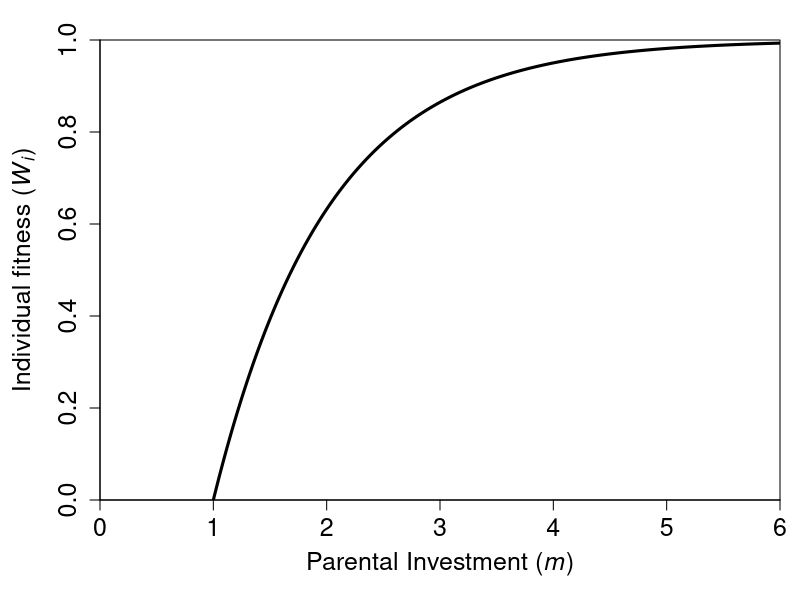
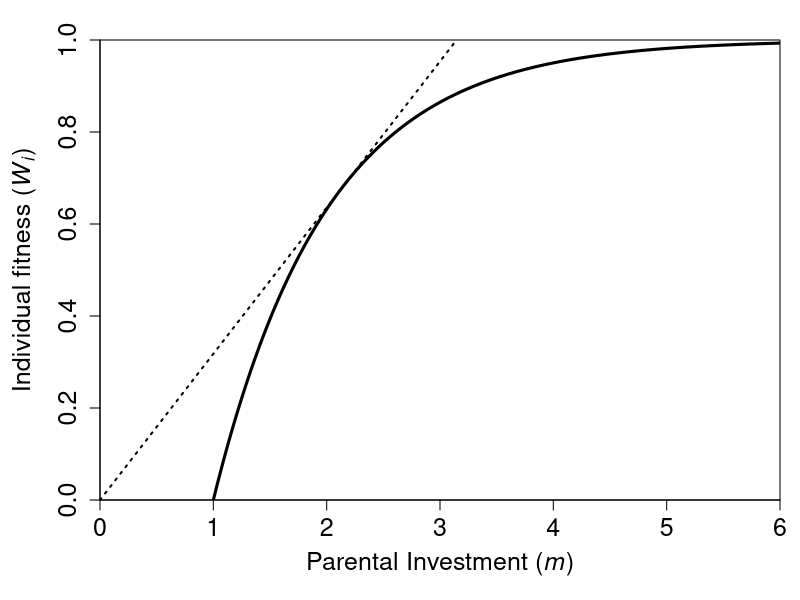
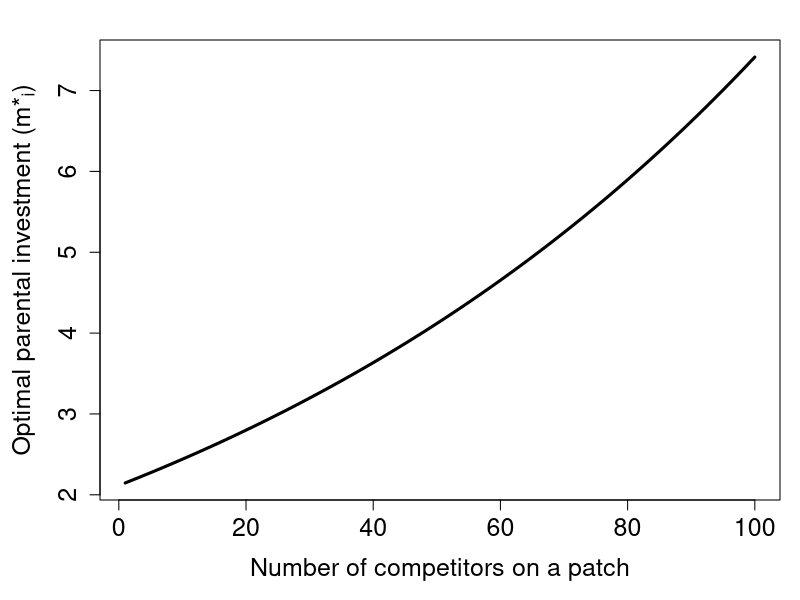
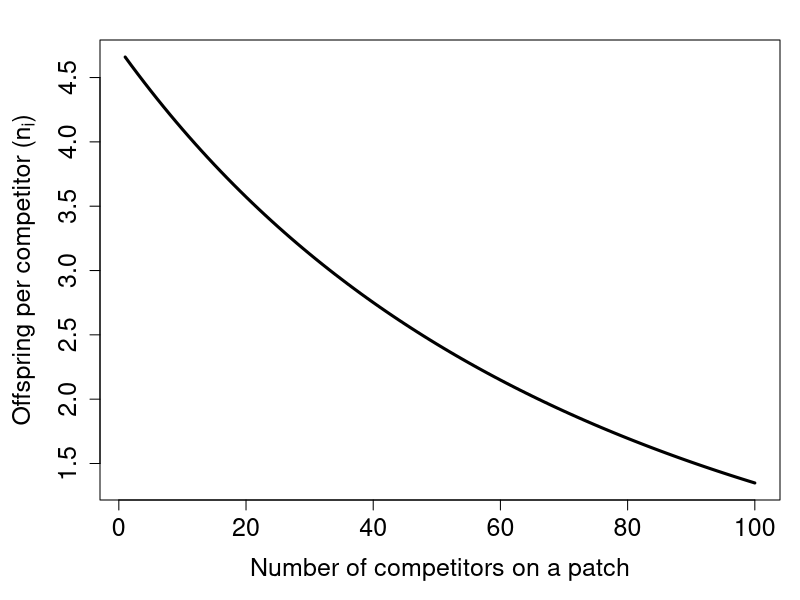
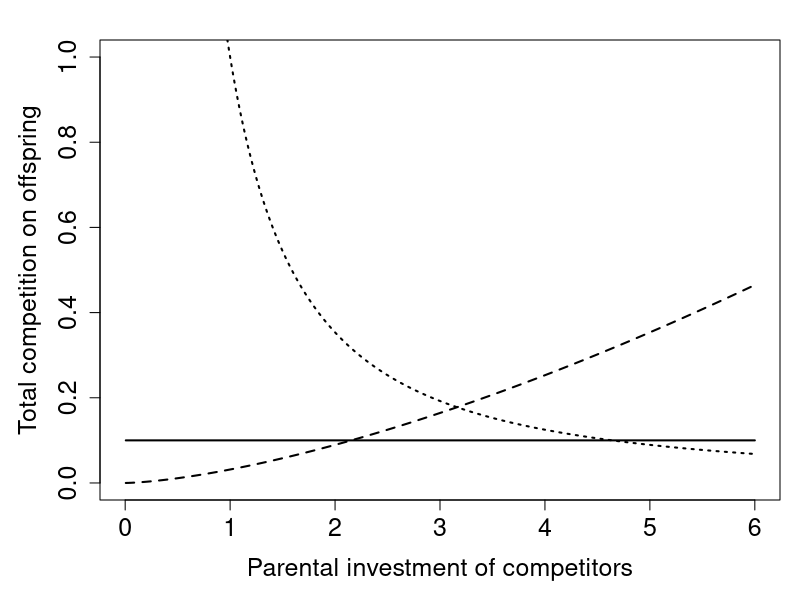

Generate these figures, in order, with R:
## ---- chunk 1
alpha_ij <- function(mi, R) sum(mi/R); # Note: using 'cc' to avoid confusing 'c()'.
W_i      <- function(mi, cc, mmin, mj, R) (1 - exp(-cc*(mi - mmin - alpha_ij(mj,R))));
fWi      <- expression((1-exp(-cc*(mi-mmin-Alpha))),'mi');
dfWi     <- D(fWi, 'mi');
## ---- chunk 2
m_vals <- seq(from = 0, to = 6, length = 1000);
viable <- W_i(c = 1, mi = m_vals, mmin = 1, mj = 1, R = Inf);
par(mar = c(5, 5, 2, 1));
plot(x = m_vals, y = viable, type = "l", lwd = 3, 
     xlab = expression(paste("Parental Investment (",italic(m),")")),
     ylab = expression(paste("Individual fitness (",italic(W[i]),")")),
     cex.lab = 1.5, cex.axis = 1.5, xaxs="i", yaxs="i", ylim = c(0,1));
## ---- chunk 3
dW_i <- function(mi, cc, mmin, mj, R) cc * exp(-cc * (mi - mmin - alpha_ij(mj, R)));
## ---- chunk 4
get_mi <- function(low_guess, high_guess, cc = 1, mmin = 1, mj = 1, R = Inf){
    fm <- function(mi, cc = cc, mmin = mmin, mj = mj, R = R){
        W_val <- W_i(mi = mi, cc = cc, mmin = mmin, mj = mj, R = R);
        W_der <- dW_i(mi = mi, cc = cc, mmin = mmin, mj = mj, R = R);
        return( W_der*(0-mi) + W_val );
    }
    lg  <- fm(mi = low_guess, cc = cc, mmin = mmin, mj = mj, R = R);
    hg  <- fm(mi = high_guess, cc = cc, mmin = mmin, mj = mj, R = R);
    if(lg > 0){
      u <- low_guess;
      l <- high_guess;
    }else{
      u <- high_guess;
      l <- low_guess;
    }
    fml <- fm(mi = l, cc = cc, mmin = mmin, mj = mj, R = R);
    fmu <- fm(mi = u, cc = cc, mmin = mmin, mj = mj, R = R);
    if((fml > 0 & fmu > 0) | (fml < 0 & fmu < 0)){
      return("Value of m is outside the range");
    }else{
      check  <- 1;
      mguess <- 0.5 * (l+u);
      i      <- 0;
      while(abs(check) > 0.000001 & i < 1000000){
          check <- fm(mi = mguess, cc = cc, mmin = mmin, mj = mj, R = R);
          if(check > 0){
            u      <- mguess;
            mguess <- 0.5*(l + mguess); 
          }else{
            l      <- mguess;
            mguess <- 0.5*(u + mguess);
          }
          i <- i+1;
      }
    return(mguess);
  }
} # Running the below returns the estimate
m_star <- get_mi(low_guess = 0, high_guess = 6, cc = 1, mmin = 1, mj = 1, R = Inf);
## ---- chunk 5
m_vals <- seq(from = 0, to = 6, length = 1000);
viable <- W_i(c = 1, mi = m_vals, mmin = 1, mj = 1, R = Inf);
par(mar = c(5, 5, 2, 1));
plot(x = m_vals, y = viable, type = "l", lwd = 3, 
     xlab = expression(paste("Parental Investment (",italic(m),")")),
     ylab = expression(paste("Individual fitness (",italic(W[i]),")")),
     cex.lab = 1.5, cex.axis = 1.5, xaxs="i", yaxs="i", ylim = c(0,1));
slope_mstar <- W_i(mi = m_star, cc = 1, mmin = 1, mj = 1, R = Inf) / m_star;
abline(a = 0, b = slope_mstar, lty = "dotted", lwd = 2);
## ---- chunk 6
m_star_1 <- get_mi(low_guess = 0, high_guess = 6, cc = 1, mmin = 1, mj = 10, R = 100);
## ---- chunk 7
m_star_2 <- get_mi(low_guess = 0, high_guess = 6, cc = 1, mmin = 1, mj = c(10, 10), R = 100);
## ---- chunk 8
m_stars  <- NULL;
tot_comp <- 1:100;
for(competitors in tot_comp){
    mjs     <- rep(x = 10, times = competitors)
    m_star  <- get_mi(low_guess = 0, high_guess = 20, cc = 1, 
                      mmin = 1, mj = m_stars, R = 100);
    m_stars <- c(m_stars, m_star);
}
par(mar = c(5, 5, 2, 1));
plot(x = tot_comp, y = m_stars, type = "l", pch = 20, lwd = 3, 
     xlab = "Number of competitors on a patch",
     ylab = expression(paste("Optimal parental investment (","m*"[i],")")),
     cex.lab = 1.5, cex.axis = 1.5);
## ---- chunk 9
n_prod <- 10 / m_stars;
par(mar = c(5, 5, 2, 1));
plot(x = tot_comp, y = n_prod, type = "l", pch = 20, lwd = 3, 
     xlab = "Number of competitors on a patch",
     ylab = expression(paste("Offspring per competitor (","n"[i],")")),
     cex.lab = 1.5, cex.axis = 1.5);
## ---- chunk 10
M_j     <- 10;
aij_exp <- function(mj, nj, a, b, R = 100) ((mj^a) * (nj^b)) / R;
mj_vals <- seq(from = 0, to = 6, length = 1000);
comp_1  <- aij_exp(mj = mj_vals, nj = M_j/mj_vals, a = 1,   b = 1,   R = 100);
comp_2  <- aij_exp(mj = mj_vals, nj = M_j/mj_vals, a = 2,   b = 0.5, R = 100);
comp_3  <- aij_exp(mj = mj_vals, nj = M_j/mj_vals, a = 0.5, b = 2,   R = 100);
par(mar = c(5, 5, 2, 1));
plot(x = mj_vals, y = comp_1, type = "l", lwd = 2, ylim = c(0, 1),
     xlab = "Parental investment of competitors", ylab = "Total competition on offspring",
     cex.axis = 1.5, cex.lab = 1.5);
points(x = mj_vals, y = comp_2, type = "l", lty = "dashed", lwd = 2);
points(x = mj_vals, y = comp_3, type = "l", lty = "dotted", lwd = 2);
## ---- chunk 11
fWi_opt     <- expression((mi - mmin + (1/cc)*log(1/(mi * cc + 1))), 'mi');
dfWi_opt    <- D(fWi_opt, 'mi');
## ---- chunk 12
A <- matrix(data = c(-1, -0.9, -0.9, -1), nrow = 2, ncol = 2);
## ---- chunk 13
s_A <- eigen(A)$values; print(s_A);
## ---- chunk 14
B      <- matrix(data = 1, nrow = 2, ncol = 2);
C      <- matrix(data = 1, nrow = 2, ncol = 2);
D      <- matrix(data = c(-1, 0, 0, -1), nrow = 2, ncol = 2);
AA    <- D + C %*% solve(A) %*% (-B);
s_AA  <- eigen(AA)$values; print(s_AA);
## ---- chunk 15
B      <- matrix(data = -1, nrow = 2, ncol = 2);
AA    <- D + C %*% solve(A) %*% (-B);
s_AA  <- eigen(AA)$values; print(s_AA);
## ---- chunk 16
B      <- matrix(data = 1, nrow = 2, ncol = 2);
## ---- chunk 17
AA    <- A + B %*% solve(D) %*% (-C);
s_AA  <- eigen(AA)$values; print(s_AA);
## ---- chunk 18
B      <- matrix(data = -1, nrow = 2, ncol = 2);
## ---- chunk 19
B      <- matrix(data = -1, nrow = 2, ncol = 2);
AA     <- A + B %*% solve(D) %*% (-C);
s_AA   <- eigen(AA)$values; print(s_AA);
## ---- chunk 20
vals <- NULL;
for(i in 1:10000){
    u      <- runif(n = 4, min = -10, max = -0.0001);
    v      <- runif(n = 8, min = 0, max = 10);
    A      <- matrix(data = c(u[1], u[2], u[3], u[4]), nrow = 2, ncol = 2);
    if(max(Re(eigen(A)$values)) > 0){
        B      <- matrix(data = c(v[1], v[2], v[3], v[4]), nrow = 2, ncol = 2);
        C      <- matrix(data = c(v[5], v[6], v[7], v[8]), nrow = 2, ncol = 2);
        AA     <- A + B %*% solve(D) %*% (-C);
        s_AA   <- eigen(AA)$values; 
        vals   <- c(vals, max(Re(s_AA)));
        if(max(Re(s_AA)) < 0){
            break;
        }
    }
}
print(A);
print(B);
print(C);
print(D);
print(eigen(A)$values);
print(eigen(AA)$values);
print(paste("Stabilising evolution finally found after ", i, "tries"));
